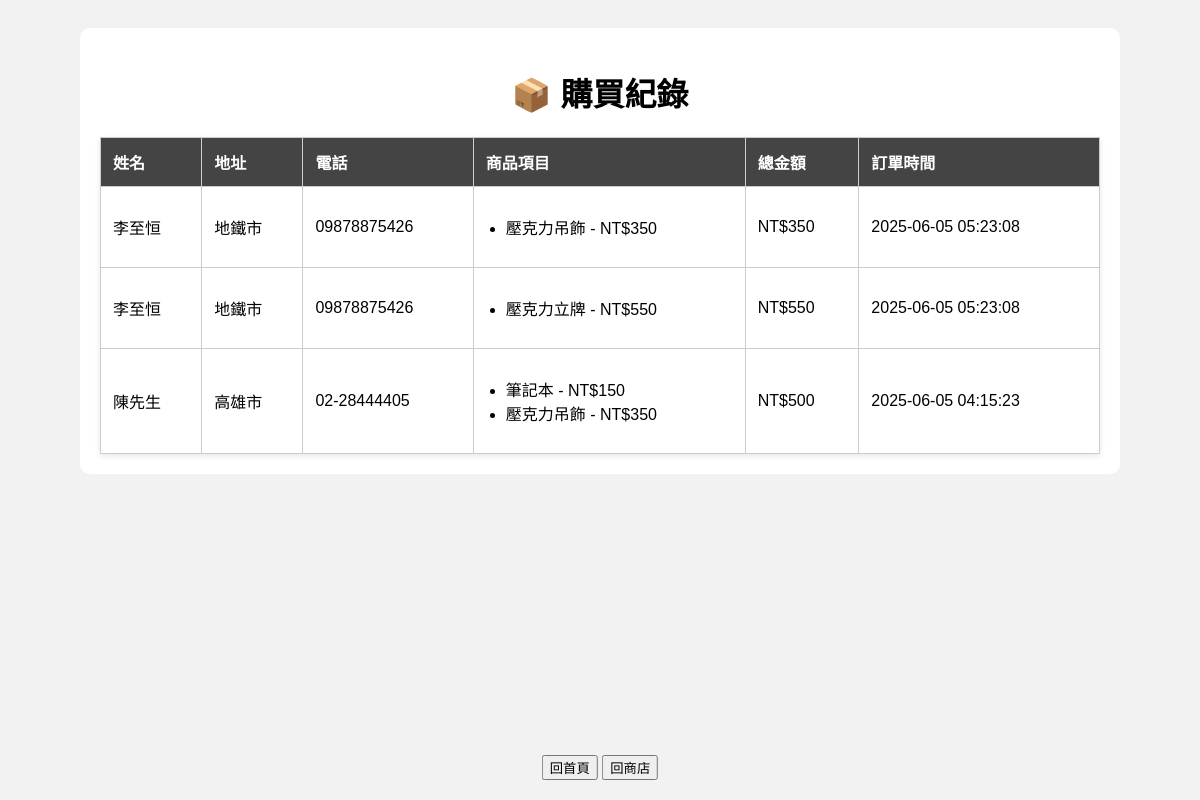
/buy.php (signed in), run on the app's committed database.
### tables this page shows
CREATE TABLE `orders` (
  `id` int(11) NOT NULL,
  `name` varchar(100) NOT NULL,
  `address` varchar(225) NOT NULL,
  `phone` varchar(20) NOT NULL,
  `items` text NOT NULL,
  `total` int(30) NOT NULL,
  `created_at` datetime NOT NULL,
  `s_id` int(11) NOT NULL,
  `buyer_id` int(11) NOT NULL
);

### buy.php (the view, shortened to what this page needs)
<?php
include("db.php");
$id = $_SESSION['id'];
?>
<!DOCTYPE html>
<html lang="zh-Hant">
<head>
</head>
<body>
<div class="container">
    <h1>📦 購買紀錄</h1>
    <table>
        <tr>
            <th>姓名</th>
            <th>地址</th>
            <th>電話</th>
            <th>商品項目</th>
            <th>總金額</th>
            <th>訂單時間</th>
        </tr>
        <?php
        $result = mysqli_query($link, "SELECT * FROM orders where `buyer_id` = '$id' ORDER BY created_at DESC");
        while ($row = mysqli_fetch_assoc($result)) {
            $items = json_decode($row['items'], true);
            echo "<tr>";
            echo "<td>" . htmlspecialchars($row['name']) . "</td>";
            echo "<td>" . htmlspecialchars($row['address']) . "</td>";
            echo "<td>" . htmlspecialchars($row['phone']) . "</td>";
            echo "<td><ul>";
            foreach ($items as $item) {
                echo "<li>" . htmlspecialchars($item['name']) . " - NT$" . htmlspecialchars($item['price']) . "</li>";
            }
            echo "</ul></td>";
            echo "<td>NT$" . htmlspecialchars($row['total']) . "</td>";
            echo "<td>" . htmlspecialchars($row['created_at']) . "</td>";
            echo "</tr>";
        }
        ?>
    </table>
</div>
<div class="fixed-bottom-button">
  <input type="button" value="回首頁" onclick="location.href='main.php'">
   <input type="button" value="回商店" onclick="location.href='shop2.php'">
</div>
</body>
</html>

### buy.php (style rules this page uses)
body { font-family: Arial, sans-serif; background: #f2f2f2; padding: 20px; }
table { width: 100%; border-collapse: collapse; background: white; box-shadow: 0 2px 6px rgba(0,0,0,0.1); }
th, td { padding: 12px; border: 1px solid #ccc; text-align: left; }
th { background-color: #444; color: white; }
h1 { text-align: center; }
.container { max-width: 1000px; margin: auto; background: #fff; padding: 20px; border-radius: 10px; }
ul { padding-left: 20px; }
.fixed-bottom-button { position: fixed; bottom: 20px; left: 50%; transform: translateX(-50%); text-align: center; z-index: 100; }

### data on the page
orders: name "李至恒", address "地鐵市", phone "09878875426", name "壓克力吊飾", price "350", total "350", created_at "2025-06-05 05:23:08"
orders: name "李至恒", address "地鐵市", phone "09878875426", name "壓克力立牌", price "550", total "550", created_at "2025-06-05 05:23:08"
orders: name "陳先生", address "高雄市", phone "02-28444405", name "筆記本", price "150", name "壓克力吊飾", price "350", total "500", created_at "2025-06-05 04:15:23"
